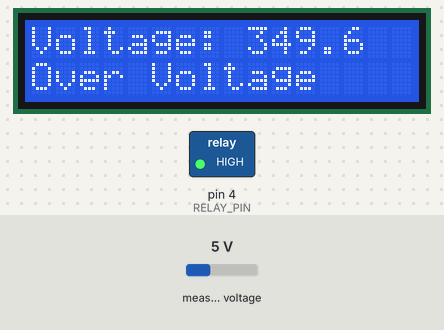
Recording of a sketch running on a simulated Arduino Mega 2560, built with avr-gcc and run on an emulated ATmega2560. Parts: 16×2 character LCD, switched loads named in the sketch (green lamp = pin HIGH). The test bench sets the inputs (shaded band); at power-on: measured voltage 5 V. What the sketch prints to the serial monitor is not drawn.

Above: at 1.2 s.
1.3 s: measured voltage set to 0.3 V
At 2.6 s:
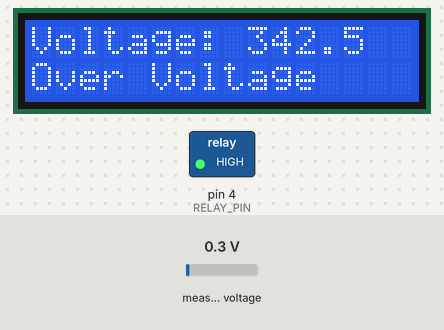
3.6 s: measured voltage set to 3.8 V
At 5.0 s:
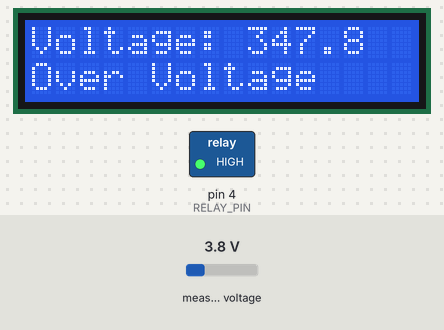
5.7 s: measured voltage set to 7.5 V
At 7.4 s:
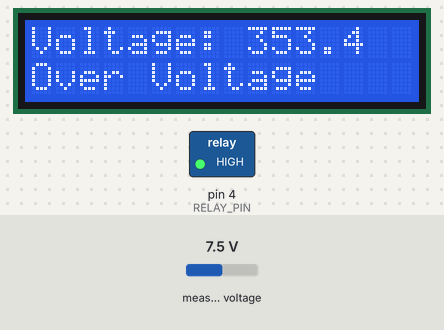
Timing chart, 0 to 8.9 s (numbered marks = the images above; inputs shaded):
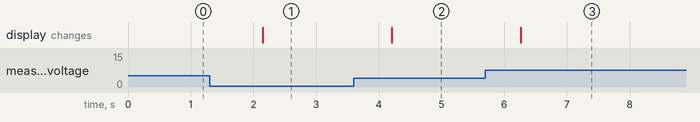

Measured:
- after the input at 1.3 s, the display: changes after 0.85 s (image 1)
- after the input at 3.6 s, the display: changes after 0.61 s (image 2)
- after the input at 5.7 s, the display: changes after 0.56 s (image 3)

The sketch:

main.ino
```cpp
#include <Wire.h>
#include <ZMPT101B.h>
#include <LiquidCrystal.h>

#define SENSITIVITY 500.0f
#define CALIBRATION_FACTOR 1.52

#define OVER_VOLTAGE 240.0
#define UNDER_VOLTAGE 210.0

#define RELAY_PIN 4

LiquidCrystal lcd(19, 23, 18, 17, 16, 15);
ZMPT101B voltageSensor(27, 50.0);

void setup() {
  lcd.begin(16, 2);
  lcd.print("Display Working...");
  Serial.begin(115200);
  voltageSensor.setSensitivity(SENSITIVITY);

  pinMode(RELAY_PIN, OUTPUT);
  digitalWrite(RELAY_PIN, HIGH); // Start OFF (relay OFF, device OFF)
}

void sensor() {
  float voltage = voltageSensor.getRmsVoltage() * CALIBRATION_FACTOR;
  if (voltage < 50) voltage = 0;

  Serial.print("Voltage: ");
  Serial.println(voltage);

  lcd.clear();
  lcd.setCursor(0, 0);
  lcd.print("Voltage: ");
  lcd.print(voltage, 1);

  lcd.setCursor(0, 1);
  if (voltage == 0) {
    lcd.print("No AC Voltage   ");
    digitalWrite(RELAY_PIN, HIGH); // Relay OFF (trip)
  } else if (voltage < UNDER_VOLTAGE) {
    lcd.print("Under Voltage   ");
    digitalWrite(RELAY_PIN, HIGH); // Relay OFF (trip)
  } else if (voltage > OVER_VOLTAGE) {
    lcd.print("Over Voltage    ");
    digitalWrite(RELAY_PIN, HIGH); // Relay OFF (trip)
  } else {
    lcd.print("Normal Voltage  ");
    digitalWrite(RELAY_PIN, LOW);  // Relay ON (device ON)
  }
}

void loop() {
  sensor();
  delay(1000);
}
```
